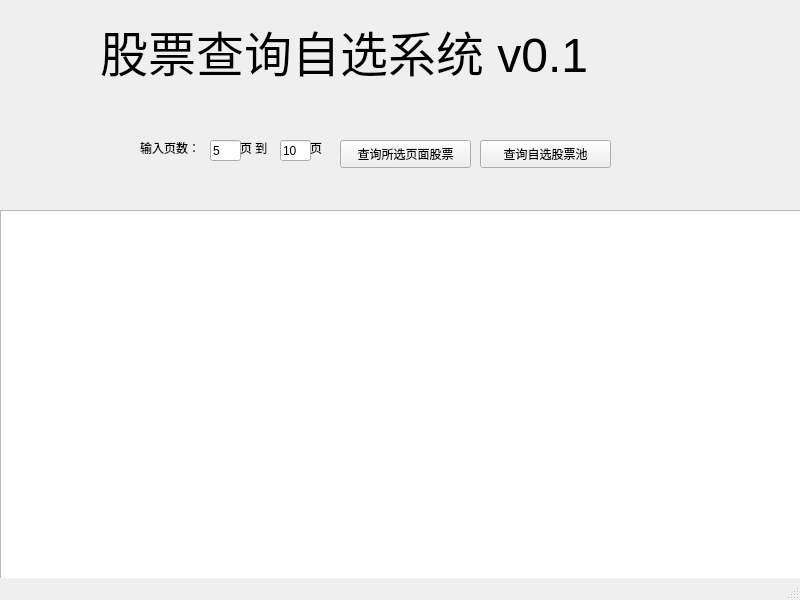
<?xml version="1.0" encoding="UTF-8"?>
<ui version="4.0">
 <class>MainWindow</class>
 <widget class="QMainWindow" name="MainWindow">
  <property name="geometry">
   <rect>
    <x>0</x>
    <y>0</y>
    <width>800</width>
    <height>600</height>
   </rect>
  </property>
  <property name="windowTitle">
   <string>MainWindow</string>
  </property>
  <widget class="QWidget" name="centralwidget">
   <widget class="QLabel" name="label">
    <property name="geometry">
     <rect>
      <x>140</x>
      <y>140</y>
      <width>101</width>
      <height>16</height>
     </rect>
    </property>
    <property name="text">
     <string>输入页数：</string>
    </property>
   </widget>
   <widget class="QLineEdit" name="lineEdit">
    <property name="geometry">
     <rect>
      <x>210</x>
      <y>140</y>
      <width>31</width>
      <height>21</height>
     </rect>
    </property>
    <property name="text">
     <string>5</string>
    </property>
   </widget>
   <widget class="QTextEdit" name="textEdit">
    <property name="geometry">
     <rect>
      <x>0</x>
      <y>210</y>
      <width>801</width>
      <height>381</height>
     </rect>
    </property>
   </widget>
   <widget class="QPushButton" name="pushButton">
    <property name="geometry">
     <rect>
      <x>340</x>
      <y>140</y>
      <width>131</width>
      <height>28</height>
     </rect>
    </property>
    <property name="text">
     <string>查询所选页面股票</string>
    </property>
   </widget>
   <widget class="QLabel" name="label_2">
    <property name="geometry">
     <rect>
      <x>240</x>
      <y>140</y>
      <width>51</width>
      <height>16</height>
     </rect>
    </property>
    <property name="text">
     <string>页 到</string>
    </property>
   </widget>
   <widget class="QLineEdit" name="lineEdit_2">
    <property name="geometry">
     <rect>
      <x>280</x>
      <y>140</y>
      <width>31</width>
      <height>21</height>
     </rect>
    </property>
    <property name="text">
     <string>10</string>
    </property>
   </widget>
   <widget class="QPushButton" name="pushButton_2">
    <property name="geometry">
     <rect>
      <x>480</x>
      <y>140</y>
      <width>131</width>
      <height>28</height>
     </rect>
    </property>
    <property name="text">
     <string>查询自选股票池</string>
    </property>
   </widget>
   <widget class="QLabel" name="label_3">
    <property name="geometry">
     <rect>
      <x>100</x>
      <y>10</y>
      <width>621</width>
      <height>81</height>
     </rect>
    </property>
    <property name="font">
     <font>
      <family>Arial</family>
      <pointsize>36</pointsize>
     </font>
    </property>
    <property name="text">
     <string>股票查询自选系统 v0.1</string>
    </property>
   </widget>
   <widget class="QLabel" name="label_4">
    <property name="geometry">
     <rect>
      <x>310</x>
      <y>140</y>
      <width>72</width>
      <height>15</height>
     </rect>
    </property>
    <property name="text">
     <string>页</string>
    </property>
   </widget>
  </widget>
  <widget class="QStatusBar" name="statusbar"/>
 </widget>
 <resources/>
 <connections>
  <connection>
   <sender>pushButton</sender>
   <signal>clicked()</signal>
   <receiver>MainWindow</receiver>
   <slot>slot1()</slot>
   <hints>
    <hint type="sourcelabel">
     <x>500</x>
     <y>144</y>
    </hint>
    <hint type="destinationlabel">
     <x>599</x>
     <y>267</y>
    </hint>
   </hints>
  </connection>
  <connection>
   <sender>pushButton_2</sender>
   <signal>clicked()</signal>
   <receiver>MainWindow</receiver>
   <slot>page2()</slot>
   <hints>
    <hint type="sourcelabel">
     <x>619</x>
     <y>153</y>
    </hint>
    <hint type="destinationlabel">
     <x>615</x>
     <y>81</y>
    </hint>
   </hints>
  </connection>
 </connections>
 <slots>
  <slot>slot1()</slot>
  <slot>page2()</slot>
 </slots>
</ui>
